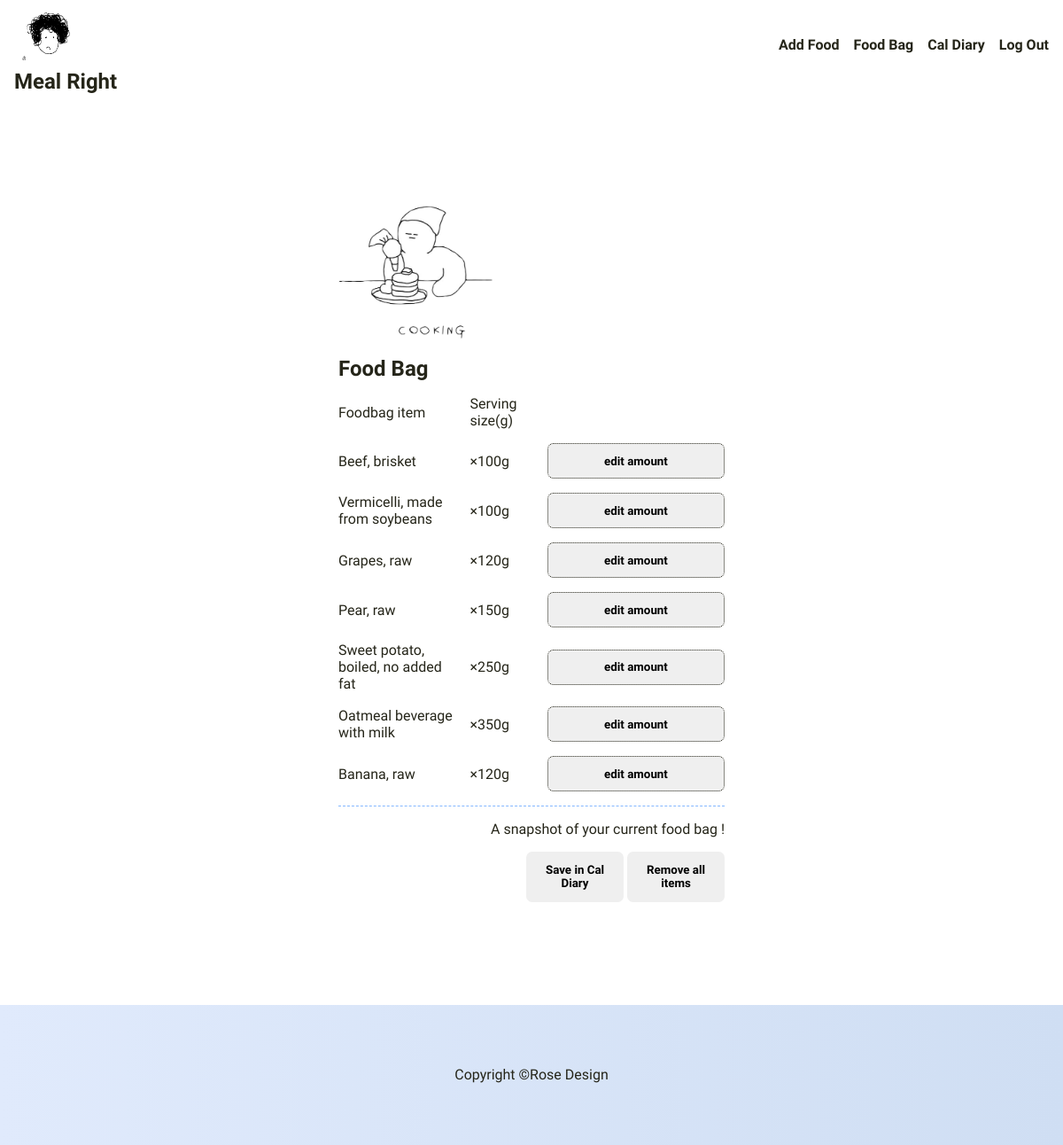
/foodbag (signed in), run on the app's committed database.
### tables this page shows
CREATE TABLE foodbag
(id INTEGER NOT NULL,
user_id INTEGER NOT NULL,
food TEXT NOT NULL,
fdcId TEXT NOT NULL,
protein_100g REAL NOT NULL,
fat_100g REAL NOT NULL,
carbs_100g REAL NOT NULL,
calorie_100g REAL NOT NULL,
servingSize INTEGER NOT NULL,
PRIMARY KEY(id));

### app.py (the view, shortened to what this page needs)
@app.route("/foodbag", methods=["POST", "GET"])
@login_required
def foodbag():
    foodbag = db.execute("SELECT fdcId, food, IFNULL(SUM(servingSize), 0) as servings FROM foodbag WHERE user_id = ? GROUP BY fdcId, food ORDER BY id DESC;", session["user_id"])
    return render_template("foodbag.html", foodbag=foodbag)

### app.py (called while the page is built)
@app.after_request
def after_request(response):
    response.headers["Cache-Control"] = "no-cache, no-store, must-revalidate"
    response.headers["Expires"] = 0
    response.headers["Pragma"] = "no-cache"
    return response

### helpers.py (called while the page is built)
def login_required(f):
    @wraps(f)
    def decorated_function(*args, **kwargs):
        if session.get("user_id") is None:
            return redirect("/login")
        return f(*args, **kwargs)
    return decorated_function

### templates/foodbag.html (shortened to what this page needs)
<!DOCTYPE html>
<html>
<head>
    <link rel='stylesheet' type='text/css' media='screen' href='../static/styles.css'>
    <link rel='stylesheet' type='text/css' media='screen' href='../static/home.css'>
</head>
<body>
    <header>
        <section class="header--logo">
            <a href="/" class="link-nodecoration"><img src="../static/ezgif.com-gif-maker.gif" alt="hair boy" height="80" width="80">
                <h1 class="nowrap">Meal Right</h1></a>
        </section>
        <nav class="nav-bar">
            {% if session["user_id"] %}
                <ul>
                    <li><a href="/search">Add Food</a></li>
                    <li><a href="/foodbag">Food Bag</a></li>
                    <li><a href="/calorie_diary">Cal Diary</a></li>
                </ul>
                <ul>
                    <li><a href="/logout">Log Out</a></li>
                </ul>
            {% else %}
                <ul>
                    <li><a href="/register">Register</a></li>
                    <li><a href="/login">Log In</a></li>
                </ul>
            {% endif %}
        </nav>
    </header>
    <main>
        <table class="nutrition_table">
            <thead>
                <tr>
                    <td class="nutrition--header" colspan="4">
                        <img src="../static/cooking.png" alt="cute figure" height="150">
                    </td>
                </tr>
                <tr>
                    <td class="nutrition--title" colspan="4"><h2>Food Bag</h2></td>
                </tr>
            </thead>
            <tbody>
            {% if foodbag %}
                <tr>
                    <td>Foodbag item</td>
                    <td>Serving size(g)</td>
                </tr>
                {% for food in foodbag %}
                    <tr>
                        <td>{{food["food"]}}</td>
                        <td>&times;{{food['servings']}}g</td>
                        <td class="addbag-cell">
                                <button type="button" class="edit_amount_button">edit amount</button>
                        </td>
                    </tr>
                {% endfor %}
            {% endif %}
            </tbody>
            <tfoot>
                {% if not foodbag %}
                <tr>
                    <td colspan="3">nothing in your food bag !</td>
                    <td colspan="1">
                        <button type="button" class="no-padding-button"><a class="link-nodecoration" href="/search">Add Food</a></button>
                    </td>
                </tr>
                {% else %}
                <tr ><td colspan="3" class="nutrition--footer">A snapshot of your current food bag !</td></tr>
                <tr>
                    <td colspan="3">
                            <button type="button" class="save_diary_openbutton">Save in Cal Diary</button>
                        <form action="/foodbag" method="post" id="remove-all-form">
                            <button id="button-unique-style" name="remove_all" value="1" type="submit">Remove all items</button>
                        </form>
                    </td>
                </tr>
                {% endif %}
            </tfoot>
        </table>
    </main>
    <footer>
        <span class="nowrap">Copyright &copy; <time id="year"></time></span>
        <span class="nowrap">Rose Design</span>
    </footer>
</body>
</html>

### static/styles.css (style rules this page uses)
* { padding: 0; margin: 0; box-sizing: border-box; }
body { width: 100vw; height: 100vh; font-family: 'Comfortaa', sans-serif; color:#252519; }
header { height: 100px; display: flex; align-items: center; justify-content: space-between; }
main { height: 80vh; background-image: url(../static/ezgif.com-crop.gif); background-size:contain; background-repeat: no-repeat; background-position: top center; background: none; display: grid; grid-template: repeat(2, 1fr) 100px repeat(2, 1fr) / repeat(6, 1fr); justify-content: center; align-items: center; }
footer { height: calc(20vh - 100px); display: flex; justify-content: center; align-items: center; background:linear-gradient(to right, #e0eafc,#cfdef3); }
.nowrap { white-space: nowrap; }
.link-nodecoration, .link-nodecoration:any-link { text-decoration: none; color: #252519; }
.header--logo { padding-left: 1em; }
.nav-bar { display: flex; justify-content: space-between; }
.nav-bar ul { display: flex; }
.nav-bar li { list-style: none; margin-right: 1em; }
.nav-bar a, .nav-bar a:any-link, .nav-bar a:visited { text-decoration: none; color: #252519; font-weight: bolder; }

### static/home.css (style rules this page uses)
main { background: none; display: flex; flex-flow:column wrap; justify-content: center; align-items: center; }
.nutrition_table { padding: 1rem; display: block; margin: 0 auto; border-spacing: 1em; border-radius: 10px; width: 500px; max-width: 80%; max-height: calc(100% - 200px); overflow: auto; }
.nutrition_table tfoot td:last-child { text-align: right; }
.nutrition--footer { border-top:0.1rem dashed #84b7ff; padding-top: 1rem; }
.nutrition_table tfoot button { width: 110px; margin: 0 auto; border:0; font-weight: bold; font-family: 'Comfortaa', sans-serif; border-radius: 0.5em; padding: 1em; }
#button-unique-style { padding: 1em; }
.addbag-cell input, .nutrition_table tfoot input, .addbag-cell button { display: block; width: 200px; height: 40px; text-align: center; font-family: 'Comfortaa', sans-serif; font-weight: bold; border-radius: 0.5em; border: 1px dotted #252519; }
#remove-all-form { display: inline-block; }

### data on the page
foodbag: food "Beef, brisket", servings "100"
foodbag: food "Vermicelli, made from soybeans", servings "100"
foodbag: food "Grapes, raw", servings "120"
foodbag: food "Pear, raw", servings "150"
foodbag: food "Sweet potato, boiled, no added fat", servings "250"
foodbag: food "Oatmeal beverage with milk", servings "350"
foodbag: food "Banana, raw", servings "120"
